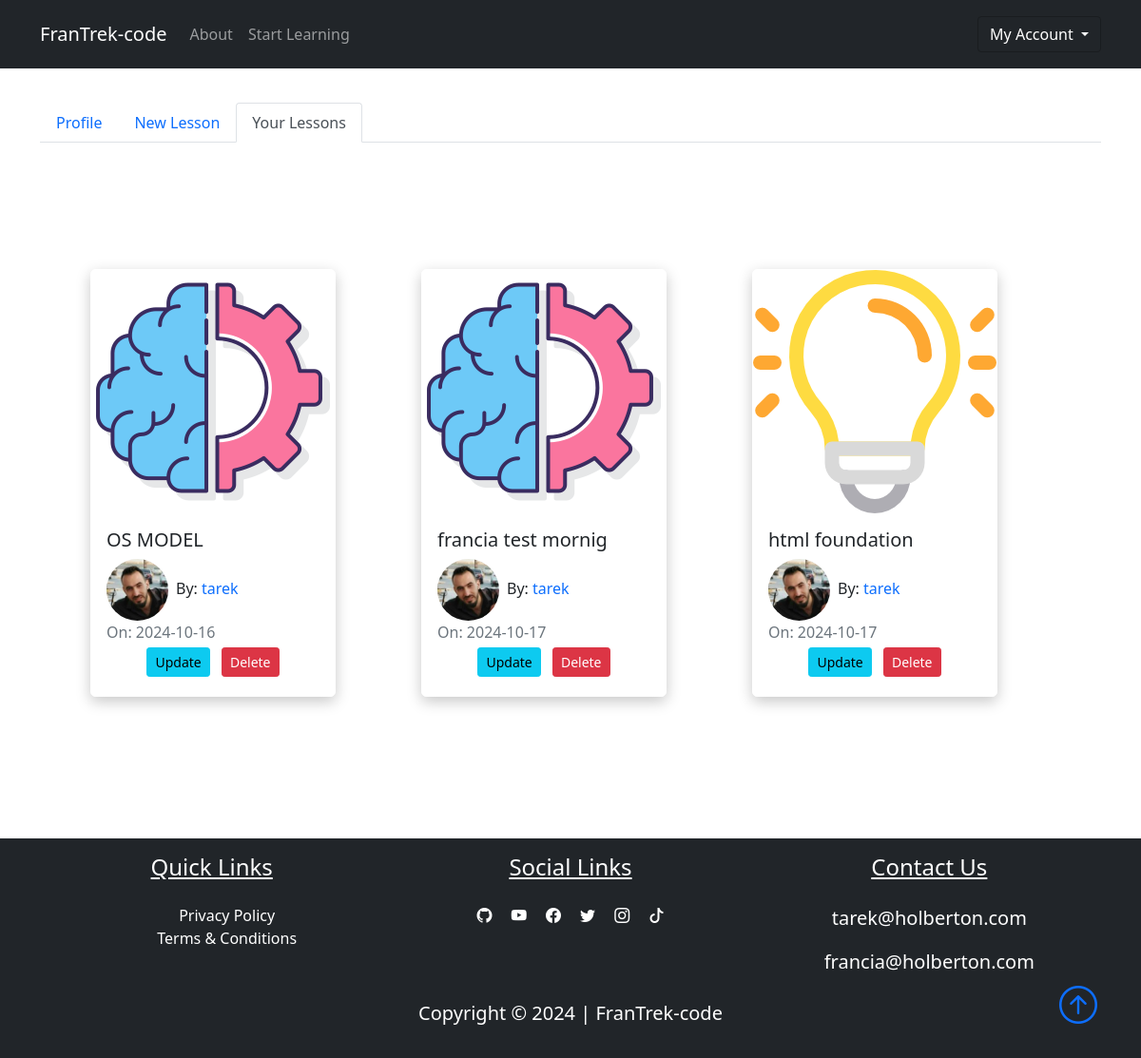
Before: /dashboard/user_lessons (signed in) with the older database file.
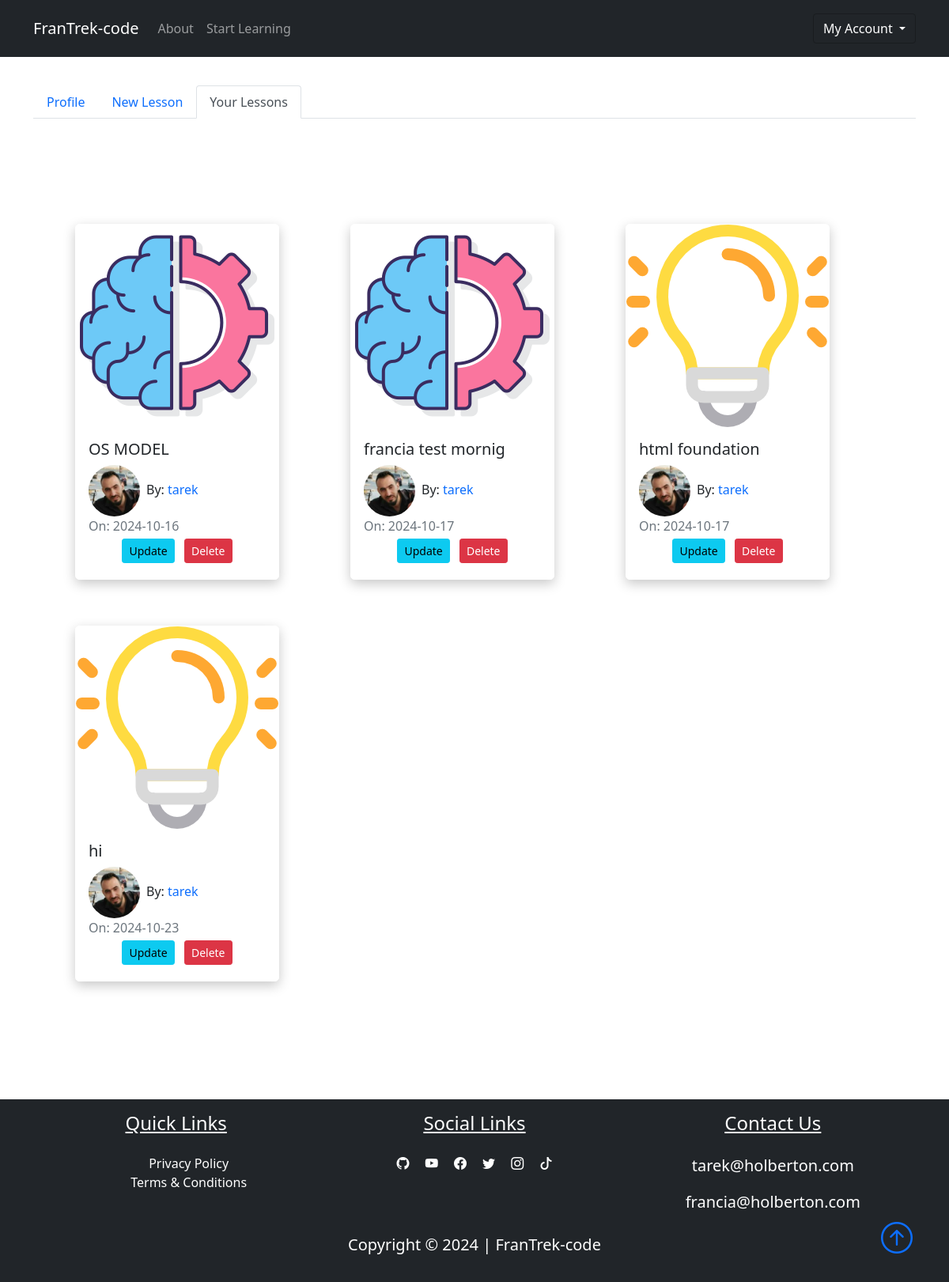
After: the same page with the newer database file.
### FranTrek/models.py (models this page shows, shortened)
class Lesson(db.Model):
    id = db.Column(db.Integer, primary_key=True)
    title = db.Column(db.String(100), nullable=False)
    date_posted = db.Column(db.DateTime, nullable=False, default=datetime.utcnow)
    content = db.Column(db.Text, nullable=False)
    thumbnail = db.Column(
        db.String(20), nullable=False, default="default_thumbnail.jpg"
    )
    slug = db.Column(db.String(32), nullable=False)
    user_id = db.Column(db.Integer, db.ForeignKey("user.id"), nullable=False)
    course_id = db.Column(db.Integer, db.ForeignKey("course.id"), nullable=False)

class User(db.Model, UserMixin):
    id = db.Column(db.Integer, primary_key=True)
    fname = db.Column(db.String(25), nullable=False)
    lname = db.Column(db.String(25), nullable=False)
    username = db.Column(db.String(25), unique=True, nullable=False)
    email = db.Column(db.String(125), unique=True, nullable=False)
    image_file = db.Column(db.String(20), nullable=False, default="default.png")
    bio = db.Column(db.Text, nullable=True)
    password = db.Column(db.String(60), nullable=False)
    lessons = db.relationship("Lesson", backref="author", lazy=True)

### FranTrek/routes.py (the view)
@app.route("/dashboard/user_lessons", methods=["GET", "POST"])
@login_required
def user_lessons():
    return render_template(
        "user_lessons.html", title="Your Lessons", active_tab="user_lessons"
    )

### FranTrek/models.py (called while the page is built)
@login_manager.user_loader
def load_user(user_id):
    return User.query.get(int(user_id))

### FranTrek/templates/user_lessons.html (shortened to what this page needs)
{% extends "dashboard.html"%}
{% block user_lessons %}
<div class="{{'tab-pane fade show active p-3' if active_tab == 'user_lessons' else 'tab-pane fade p-3'}}"
    id='nav-user_lessons' role="tabpanel" aria-labelledby="nav-user_lessons-tab"></div>
<section>
    <div class="container p-5">
        <div class="row">
            {% for lesson in current_user.lessons %}
            <div class="col-sm-12 col-md-6 col-lg-4 pb-5 d-flex align-items-stretch">
                <div class="card lesson">
                    <img src="{{url_for('static', filename='lesson_thumbnails/'+lesson.thumbnail)}}" class="card-img">
                    <div class="card-body d-flex flex-column">
                        <h5 class="card-title">
                            <a class="text-decoration-none text-dark"
                                href="{{url_for('lesson', lesson_slug=lesson.slug, course=lesson.course_name.title)}}">{{lesson.title}}</a>
                        </h5>
                        <span><img class="article-img rounded-circle"
                                src="{{url_for('static', filename='user_pics/'+lesson.author.image_file)}}" alt="">By:
                            <a href="#" class="link">{{lesson.author.username}}</a></span>
                        <span class="text-muted">On: {{lesson.date_posted.strftime('%Y-%m-%d')}}</span>
                        <div class="m-auto">
                            <a href="{{url_for('update_lesson', lesson_slug = lesson.slug, course = lesson.course_name.title)}}"
                                class="btn btn-info btn-sm m-1">Update</a>
                            <button class="btn btn-danger btn-sm m-1" data-bs-toggle="modal"
                                data-bs-target="#deleteModal"> Delete </button>
                        </div>
                    </div>
                </div>
            </div>
            {% endfor %}
        </div>
    </div>
</section>
{% endblock user_lessons%}

Changed rows visible on the page:
added Lesson: thumbnail (picture), title "hi", image_file (picture), author.username "tarek", date_posted "2024-10-23"
